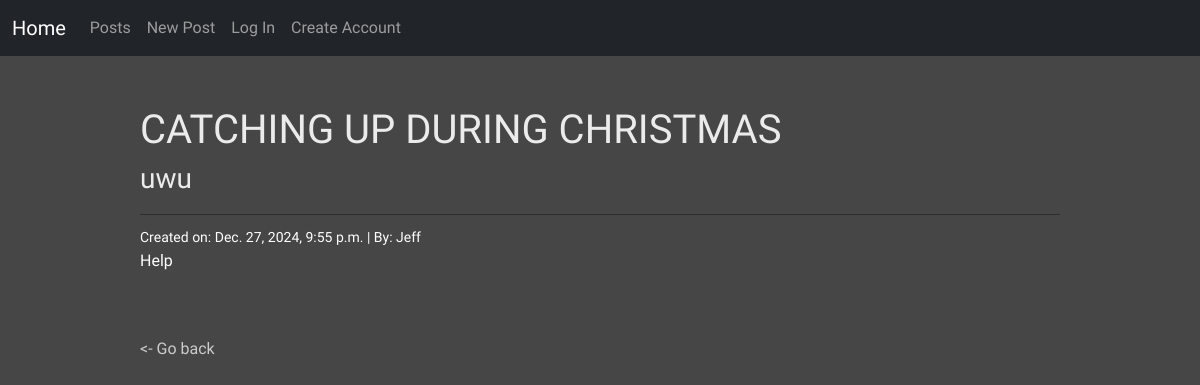
Screenshot of /posts/6/ with the database file from the repository.
### posts/models.py (models this page shows, shortened)
class Post(models.Model):
    title = models.CharField(max_length=128)
    subtitle = models.CharField(max_length=256)
    body = models.TextField()
    author = models.ForeignKey(
        get_user_model(),
        on_delete=models.CASCADE
    )
    status = models.ForeignKey(
        Status,
        on_delete=models.CASCADE
    )
    created_on = models.DateTimeField(auto_now_add=True)

### posts/views.py (the view, shortened to what this page needs)
# urls.py: path("<int:pk>/", views.PostDetailView.as_view(), name = "detail"),
class PostDetailView(DetailView):
  template_name = "posts/detail.html"
  model = Post

### templates/posts/detail.html (shortened to what this page needs)
{% extends 'base.html' %}
{% block content %}
 <div class="text-white dtl-cont">
   <div class="dtl-title">
     <h1>{{ post.title }}</h1>
     <h3>{{ post.subtitle }}</h3>
   </div>
   <small>Created on: {{ post.created_on }} | By: {{ post.author }}</small>
   <p>{{ post.body }}</p>
   <br></br>
   <div>
     <a href="{% url 'list' %}"><- Go back</a>
   </div>
 </div>
{% endblock content %}

### static/css/style.css (style rules this page uses)
body { background-color: rgb(70, 70, 70); font-family: "Lexend", serif; font-optical-sizing: auto; font-style: normal; }
h1,h3 { color: rgb(235, 235, 235); }
a { color: rgb(204, 204, 204); text-decoration: none; }
.dtl-cont { width: 80%; margin-top: 30px; margin-left: auto; margin-right: auto; padding: 20px; }
.dtl-title { border-bottom: 1px solid rgb(46, 46, 46); margin-bottom: 10px; padding-bottom: 10px; }

### rows the page displays
Post: title "CATCHING UP DURING CHRISTMAS", subtitle "uwu", created_on "Dec. 27, 2024, 9:55 p.m.", author "Jeff", body "Help"
